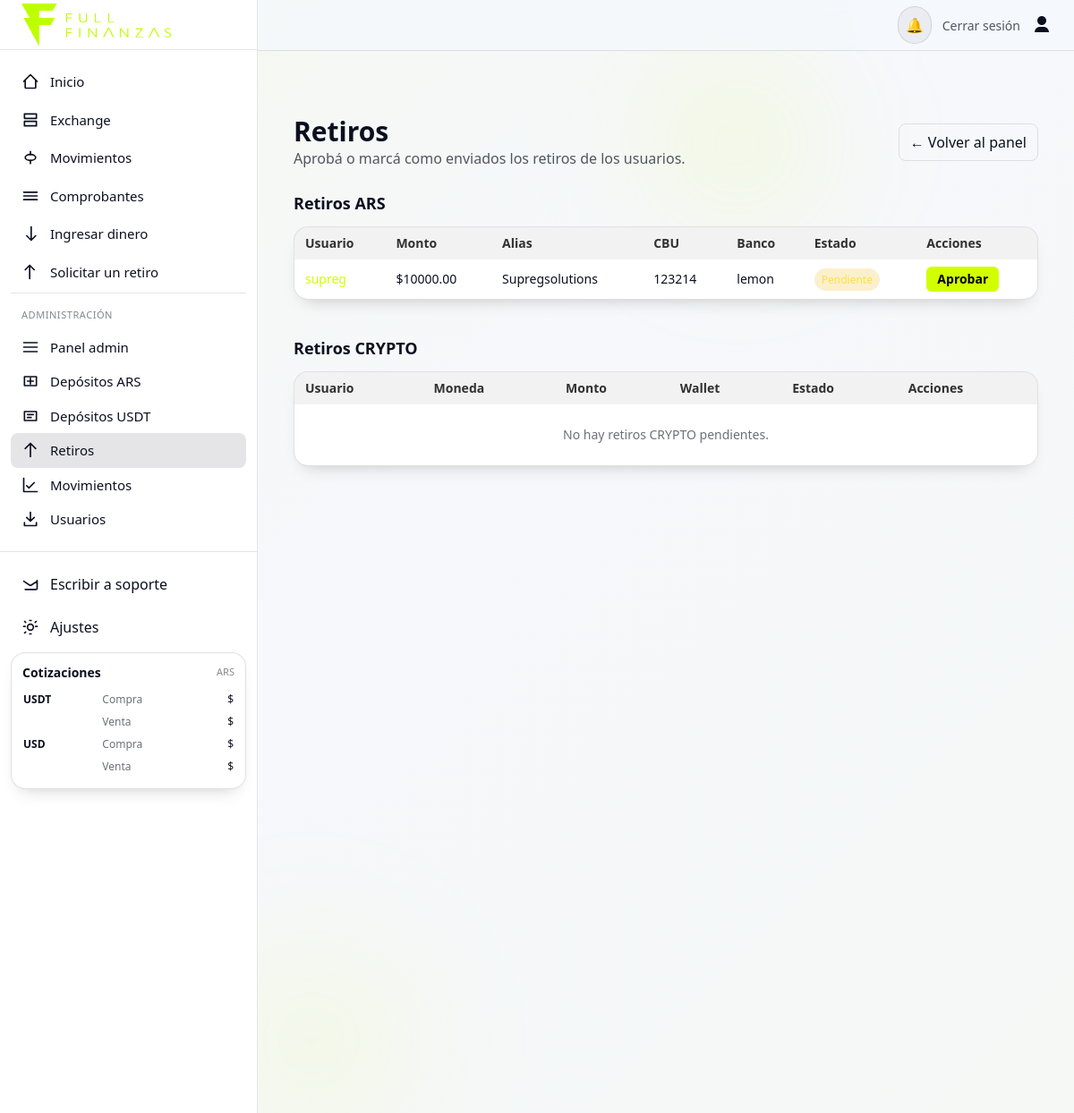
The page /admin-dashboard/retiros/ (signed in) on the database its author committed.
### usuarios/models.py (models this page shows, shortened)
class RetiroARS(models.Model):
    ESTADOS = [
        ('pendiente', 'Pendiente'),
        ('aprobado', 'Aprobado'),
        ('enviado', 'Enviado'),
        ('rechazado', 'Reachazado'),
    ]
    usuario = models.ForeignKey(settings.AUTH_USER_MODEL, on_delete=models.CASCADE)
    alias = models.CharField(max_length=50)
    cbu = models.CharField(max_length=30, blank=True, null=True)
    banco = models.CharField(max_length=50, blank=True, null=True)
    monto = models.DecimalField(max_digits=20, decimal_places=2)
    estado = models.CharField(max_length=20, choices=ESTADOS, default='pendiente')
    fecha_solicitud = models.DateTimeField(auto_now_add=True)
    fecha_actualizacion = models.DateTimeField(auto_now=True)

class Usuario(AbstractUser):
    dni_frente = models.ImageField(upload_to='documentos/', null=True, blank=True)
    dni_dorso  = models.ImageField(upload_to='documentos/', null=True, blank=True)
    estado_verificacion = models.CharField(
        max_length=20,
        choices=[('pendiente','Pendiente'),('aprobado','Aprobado'),('rechazado','Rechazado')],
        default='pendiente'
    )
    saldo_ars  = models.DecimalField(max_digits=20, decimal_places=2, default=0)
    saldo_usdt = models.DecimalField(max_digits=20, decimal_places=2, default=0)
    saldo_usd  = models.DecimalField(max_digits=20, decimal_places=2, default=0)
    doc_tipo = models.CharField(max_length=8, default='DNI')
    doc_nro  = models.CharField(max_length=32, blank=True)
    persona_tipo     = models.CharField(max_length=10, choices=PERSONA_TIPO, default="FISICA")
    estado_civil     = models.CharField(max_length=20, choices=ESTADO_CIVIL, blank=True)
    sexo             = models.CharField(max_length=10, choices=SEXO_CHOICES, blank=True)
    nacionalidad     = models.CharField(max_length=32, blank=True)
    fecha_nacimiento = models.DateField(null=True, blank=True)
    lugar_nacimiento = models.CharField(max_length=128, blank=True)
    pais          = models.ForeignKey(Pais, null=True, blank=True, on_delete=models.SET_NULL, related_name="usuarios")
    provincia     = models.ForeignKey(Provincia, null=True, blank=True, on_delete=models.SET_NULL, related_name="usuarios")
    localidad     = models.ForeignKey(Localidad, null=True, blank=True, on_delete=models.SET_NULL, related_name="usuarios")
    codigo_postal = models.CharField(max_length=16, blank=True)
    calle         = models.CharField(max_length=128, blank=True)
    numero_calle  = models.CharField(max_length=16, blank=True)
    piso          = models.CharField(max_length=16, blank=True)
    depto         = models.CharField(max_length=16, blank=True)
    domicilio = models.CharField(max_length=255, blank=True)
    telefono  = models.CharField(max_length=32, blank=True)
    tyc_aceptado    = models.BooleanField(default=False)
    tyc_version     = models.CharField(max_length=20, blank=True)
    tyc_aceptado_en = models.DateTimeField(null=True, blank=True)

### usuarios/views.py (the view)
# urls.py: path('admin-dashboard/retiros/', panel_retiros, name='panel_retiros'),
@user_passes_test(es_admin)
def panel_retiros(request):
    retiros_ars = RetiroARS.objects.filter(estado='pendiente').order_by('-fecha_solicitud')
    retiros_crypto = RetiroCrypto.objects.filter(estado='pendiente').order_by('-fecha_solicitud')
    return render(request, 'usuarios/panel_retiros.html', {
        'retiros_ars': retiros_ars,
        'retiros_crypto': retiros_crypto,
    })

### usuarios/views.py (called while the page is built)
def es_admin(user):
    return user.is_superuser or user.is_staff

### usuarios/templates/usuarios/panel_retiros.html (shortened to what this page needs)
{% extends "base.html" %}
{% block content %}
<section class="max-w-7xl mx-auto px-4 py-8">
  <header class="mb-6 flex items-center justify-between gap-4">
    <div>
      <h1 class="text-2xl sm:text-3xl font-extrabold">Retiros</h1>
      <p class="text-white/70">Aprobá o marcá como enviados los retiros de los usuarios.</p>
    </div>
    <a href="{% url 'panel_admin' %}" class="rounded-lg border border-white/10 px-3 py-2 hover:bg-white/5">← Volver al panel</a>
  </header>
  <section class="space-y-3 mb-10">
    <h2 class="text-lg font-semibold">Retiros ARS</h2>
    <div class="overflow-x-auto card p-0">
      <table class="w-full text-sm">
        <thead class="bg-white/5 text-black/80">
          <tr>
            <th class="px-3 py-2 text-left">Usuario</th>
            <th class="px-3 py-2 text-left">Monto</th>
            <th class="px-3 py-2 text-left">Alias</th>
            <th class="px-3 py-2 text-left">CBU</th>
            <th class="px-3 py-2 text-left">Banco</th>
            <th class="px-3 py-2 text-left">Estado</th>
            <th class="px-3 py-2 text-left">Acciones</th>
          </tr>
        </thead>
        <tbody>
          {% for retiro in retiros_ars %}
          <tr class="hover:bg-white/5">
            <td class="px-3 py-2">
              <a href="{% url 'admin_usuario_perfil' retiro.usuario.id %}" class="text-neon hover:underline">
                {{ retiro.usuario.username }}
              </a>
            </td>
            <td class="px-3 py-2">${{ retiro.monto }}</td>
            <td class="px-3 py-2">{{ retiro.alias|default:"—" }}</td>
            <td class="px-3 py-2 break-all">{{ retiro.cbu|default:"—" }}</td>
            <td class="px-3 py-2">{{ retiro.banco|default:"—" }}</td>
            <td class="px-3 py-2">
              <span class="rounded-full px-2 py-1 text-xs
                {% if retiro.estado == 'pendiente' %} bg-yellow-500/20 text-yellow-300
                {% elif retiro.estado == 'aprobado' %} bg-emerald-500/20 text-emerald-300
                {% elif retiro.estado == 'enviado' %} bg-sky-500/20 text-sky-300
                {% else %} bg-rose-500/20 text-rose-300 {% endif %}">
                {{ retiro.estado|capfirst }}
              </span>
            </td>
            <td class="px-3 py-2">
              <div class="flex flex-wrap gap-2">
                {% if retiro.estado == 'pendiente' %}
                <form method="post" action="{% url 'aprobar_retiro' retiro.id %}">{% csrf_token %}
                  <button class="rounded-md bg-neon text-black px-3 py-1 font-semibold">Aprobar</button>
                </form>
                {% endif %}
              </div>
            </td>
          </tr>
          {% empty %}
          <tr><td colspan="7" class="px-3 py-6 text-center text-white/60">No hay retiros ARS pendientes.</td></tr>
          {% endfor %}
        </tbody>
      </table>
    </div>
  </section>
  <section class="space-y-3">
    <h2 class="text-lg font-semibold">Retiros CRYPTO</h2>
    <div class="overflow-x-auto card p-0">
      <table class="w-full text-sm">
        <thead class="bg-white/5 text-black/80">
          <tr>
            <th class="px-3 py-2 text-left">Usuario</th>
            <th class="px-3 py-2 text-left">Moneda</th>
            <th class="px-3 py-2 text-left">Monto</th>
            <th class="px-3 py-2 text-left">Wallet</th>
            <th class="px-3 py-2 text-left">Estado</th>
            <th class="px-3 py-2 text-left">Acciones</th>
          </tr>
        </thead>
        <tbody>
          {% for retiro in retiros_crypto %}
          <tr class="hover:bg-white/5">
            <td class="px-3 py-2">
              <a href="{% url 'admin_usuario_perfil' retiro.usuario.id %}" class="text-neon hover:underline">
                {{ retiro.usuario.username }}
              </a>
            </td>
            <td class="px-3 py-2">{{ retiro.moneda }}</td>
            <td class="px-3 py-2">{{ retiro.monto }}</td>
            <td class="px-3 py-2 break-all">{{ retiro.direccion_wallet }}</td>
            <td class="px-3 py-2">
              <span class="rounded-full px-2 py-1 text-xs
                {% if retiro.estado == 'pendiente' %} bg-yellow-500/20 text-yellow-300
                {% elif retiro.estado == 'aprobado' %} bg-emerald-500/20 text-emerald-300
                {% else %} bg-rose-500/20 text-rose-300 {% endif %}">
                {{ retiro.estado|capfirst }}
              </span>
            </td>
            <td class="px-3 py-2">
              {% if retiro.estado == 'pendiente' %}
              <form method="post" action="{% url 'aprobar_retiro_cripto' retiro.id %}">{% csrf_token %}
                <button class="rounded-md bg-neon text-black px-3 py-1 font-semibold">Aprobar</button>
              </form>
              {% else %}
              <span class="text-white/60">—</span>
              {% endif %}
            </td>
          </tr>
          {% empty %}
          <tr><td colspan="6" class="px-3 py-6 text-center text-white/60">No hay retiros CRYPTO pendientes.</td></tr>
          {% endfor %}
        </tbody>
      </table>
    </div>
  </section>
</section>
{% endblock %}

### usuarios/templates/base.html (style rules this page uses)
:root { --bg: #f6f8fc; --fg: #0B1020; --muted: #475569; --card: #ffffff; --ring: #D2FF00; --border: rgba(2,6,23,.12); --tint-5: rgba(2,6,23,.05); --tint-10: rgba(2,6,23,.10); --input-bg:#ffffff; --input-text:#0b1020; --input-border:rgba(2,6,23,0.18); --input-placeholder:#6b7280; }
html { font-family:Inter,ui-sans-serif,system-ui,-apple-system,Segoe UI,Roboto,Helvetica,Arial,"Apple Color Emoji","Segoe UI Emoji"; }
body { background:var(--bg); color:var(--fg); }
.card { background:var(--card); border:1px solid var(--border); border-radius:1rem; box-shadow:0 10px 20px -12px rgba(0,0,0,.25); }
.text-white\/70 { color: color-mix(in oklab, var(--fg) 70%, transparent)!important; }
.text-white\/60 { color: color-mix(in oklab, var(--fg) 60%, transparent)!important; }
.bg-white\/5 { background-color: var(--tint-5)!important; }
.border-white\/10 { border-color: var(--tint-10)!important; }

### rows shown on the page
RetiroARS: usuario.username "supreg", monto "10000.00", alias "Supregsolutions", cbu "123214", banco "lemon", estado "Pendiente", shows "Aprobar"
